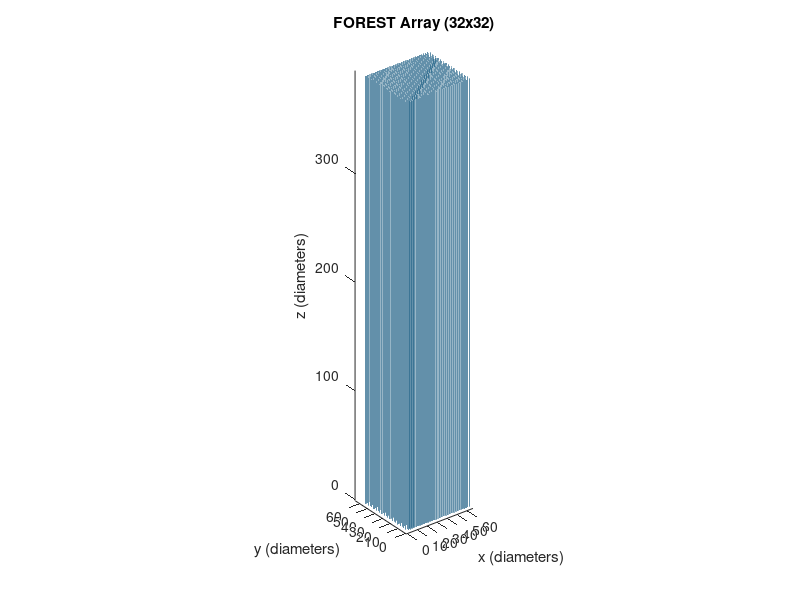

Here is the MATLAB script that generated this plot:
% hexes -- base script for hex grid
% ~ Mark J. Duvall ~ mjduvall@hawaii.edu ~ 05/2022 ~ %

%Copyright (C) 2022 Mark J. Duvall / T. Rocks Science
%
%    This program is free software: you can redistribute it and/or modify
%    it under the terms of the GNU General Public License as published by
%    the Free Software Foundation, either version 3 of the License, or
%    (at your option) any later version.
%
%    This program is distributed in the hope that it will be useful,
%    but WITHOUT ANY WARRANTY; without even the implied warranty of
%    MERCHANTABILITY or FITNESS FOR A PARTICULAR PURPOSE.  See the
%    GNU General Public License for more details.
%
%    You should have received a copy of the GNU General Public License
%    along with this program.  If not, see <http://www.gnu.org/licenses/>.

% general init
f = figure;
ax = axes;
phi0 = deg2rad(60);
S = 2; % spacing
r = [1 1] * 0.5; % tube radius
X = zeros(1,6);
Y = X;
L = 1000/2.54; % tube height / tube diameter
% L = 10; %debug % for development

% array size
maxrows = 32;
maxcols = 32;

% dummy column
[x y z] = cylinder(r);
z = L * z;
% s0 = surfl(x,y,z);
hold on

% MAIN
for row = [1:maxrows]
  for col = [1:maxcols]
    if ( mod(row,2) == 0 )
      X(col) = S * col;
    else
      X(col) = S * col + S/2;
    endif
    Y(row) = S * row * sqrt(3)/2;
    s(row,col) = surfl( x + X(col), y + Y(row), z);
  end
end

% adjust plot
view(3)
% xlim([-1 1.5*row*S])
% ylim([-1 1.1*col*S])
xlim([-1 (row+1)*S])
ylim([-1 (col+1)*S])
zlim([-1 L+1])
set(ax, 'dataaspectratio', [1 1 1])
% set(s, 'facecolor', 'magenta')
set(s, 'facealpha', 0.5)
set(s, 'linestyle', 'none')

% annotations
titstr = sprintf("FOREST Array (%dx%d)", maxrows, maxcols);
T = title(titstr);
xlabel 'x (diameters)'
ylabel 'y (diameters)'
zlabel 'z (diameters)'


% all pau!   )
